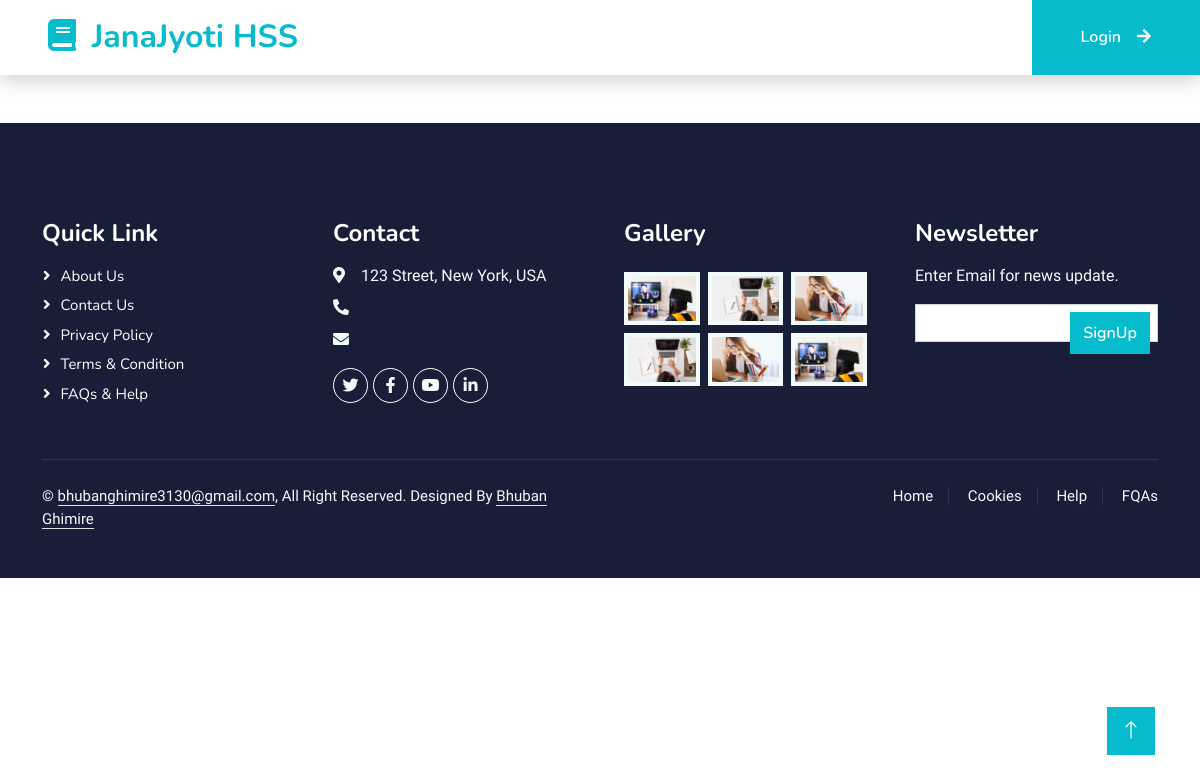
The app's page /gallery/, older data.
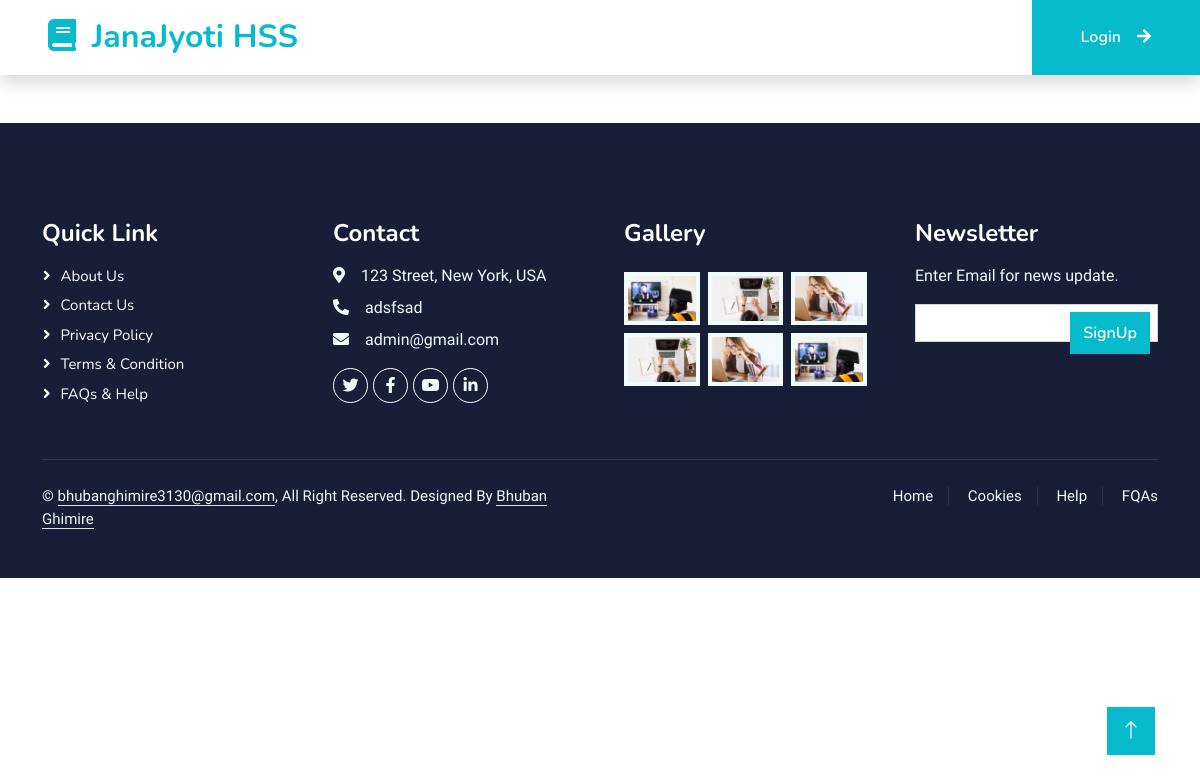
The same page, newer data.
### administration/models.py (models this page shows, shortened)
class About(models.Model):
    logo = models.ImageField(upload_to="logo")
    about_image = models.ImageField(upload_to="about")
    name = models.TextField(max_length=250)
    description = models.TextField()
    phone = models.TextField()
    email = models.EmailField()
    country = models.CharField(max_length=250)
    district = models.CharField(max_length=250)
    city = models.CharField(max_length=250)
    contact_description = models.TextField()
    created_at = models.DateTimeField(auto_now_add=True)
    updated_at = models.DateTimeField(auto_now=True)
    facebook = models.URLField()
    linkedin = models.URLField(blank=True)
    youtube = models.URLField(blank=True)

### administration/views.py (the view)
# urls.py: path('gallery/', views.gallery, name="gallery"),
def gallery(request):
    return render(request, "base.html")

### notice/forms.py
class SubscriberForm(forms.ModelForm):
    class Meta:
        model = Subscriber
        fields = "__all__"
        labels = {
            "email":"",
        }

### administration/context_processor.py (called while the page is built)
def About(request):
    about=ab.objects.all().first()
    form = SubscriberForm()
    return {'about': about, "form": form}

### templates/base.html (shortened to what the changed rows need)
<!DOCTYPE html>
{% load  static %}
{% load crispy_forms_tags %}
<html lang="en">
<head>
    <link href="https://cdnjs.cloudflare.com/ajax/libs/font-awesome/5.10.0/css/all.min.css" rel="stylesheet">
    <link href="https://cdn.jsdelivr.net/npm/bootstrap-icons@1.4.1/font/bootstrap-icons.css" rel="stylesheet">
    <link href="{% static 'lib/animate/animate.min.css' %}" rel="stylesheet">
    <link href="{% static 'lib/owlcarousel/assets/owl.carousel.min.css' %}" rel="stylesheet">
    <link href="{% static 'css/bootstrap.min.css' %}" rel="stylesheet">
    <link href="{% static 'css/style.css' %}" rel="stylesheet">
</head>
<body>
    <nav class="navbar navbar-expand-lg bg-white navbar-light shadow sticky-top p-0">
        <a href="{%  url 'home' %}" class="navbar-brand d-flex align-items-center px-4 px-lg-5">
            <h2 class="m-0 text-primary"><i class="fa fa-book me-3"></i>JanaJyoti HSS</h2>
        </a>
    </nav>
    <div class="container-fluid bg-dark text-light footer pt-5 mt-5 wow fadeIn" data-wow-delay="0.1s">
        <div class="container py-5">
            <div class="row g-5">
                <div class="col-lg-3 col-md-6">
                    <h4 class="text-white mb-3">Contact</h4>
                    <p class="mb-2"><i class="fa fa-map-marker-alt me-3"></i>123 Street, New York, USA</p>
                    <p class="mb-2"><i class="fa fa-phone-alt me-3"></i>{{ about.phone }}</p>
                    <p class="mb-2"><i class="fa fa-envelope me-3"></i>{{ about.email }}</p>
                    <div class="d-flex pt-2">
                        <a class="btn btn-outline-light btn-social" href="#" target="_blank"><i class="fab fa-twitter"></i></a>
                        <a class="btn btn-outline-light btn-social" href="{{ about.facebook }}" target="_blank"><i class="fab fa-facebook-f"></i></a>
                        <a class="btn btn-outline-light btn-social" href="{{ about.youtube }}" target="_blank"><i class="fab fa-youtube"></i></a>
                        <a class="btn btn-outline-light btn-social" href="{{ about.linkedin }}" target="_blank"><i class="fab fa-linkedin-in"></i></a>
                    </div>
                </div>
            </div>
        </div>
    </div>
</body>
</html>

Row changes from the older to the newer data that the page shows:
added About: phone "adsfsad", email "admin@gmail.com"
